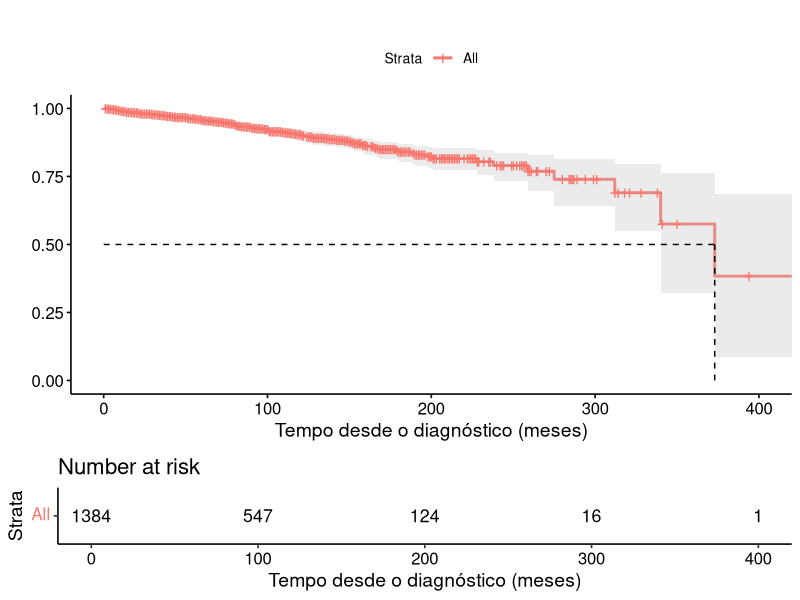
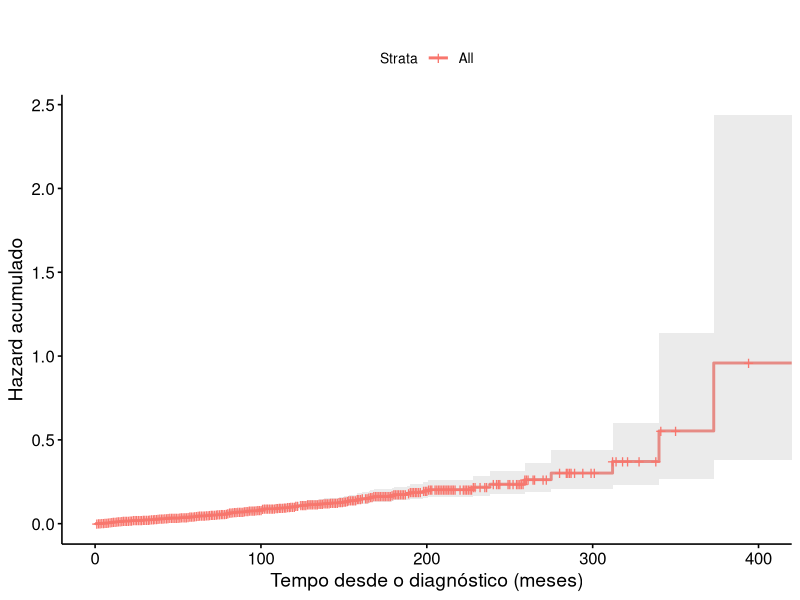
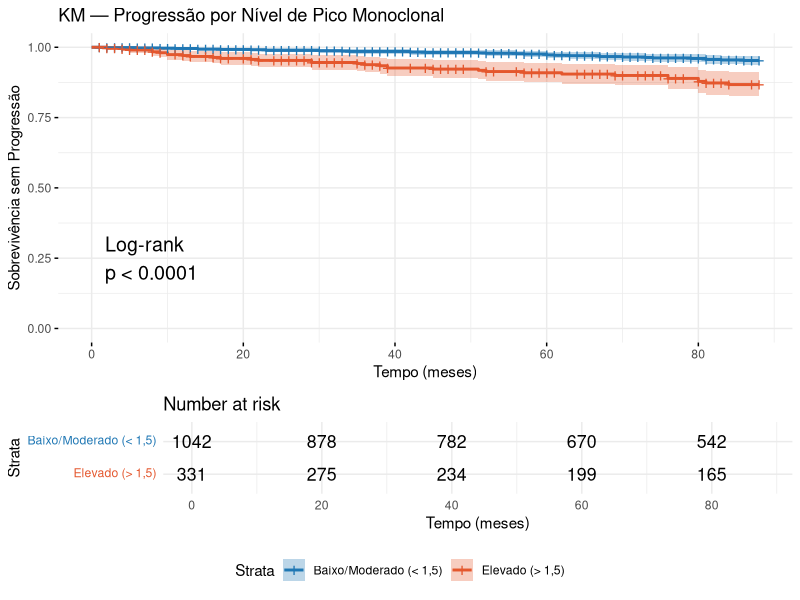
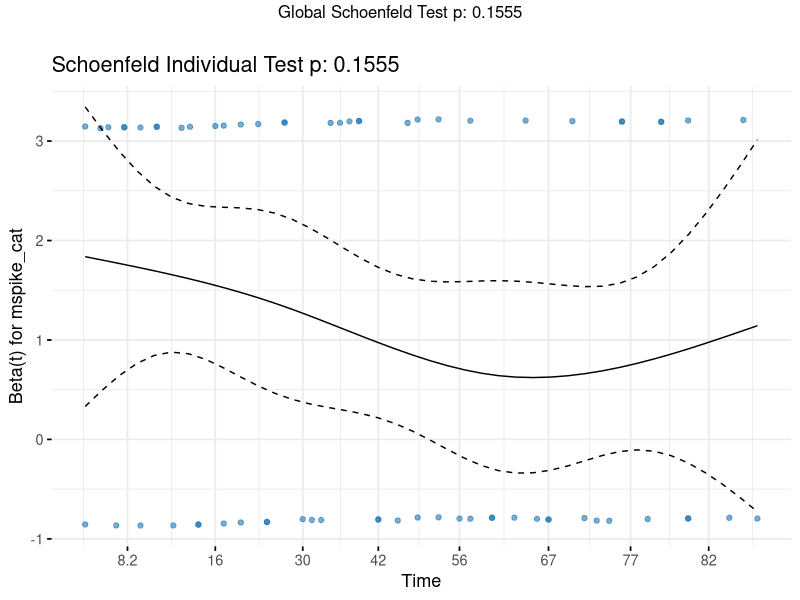
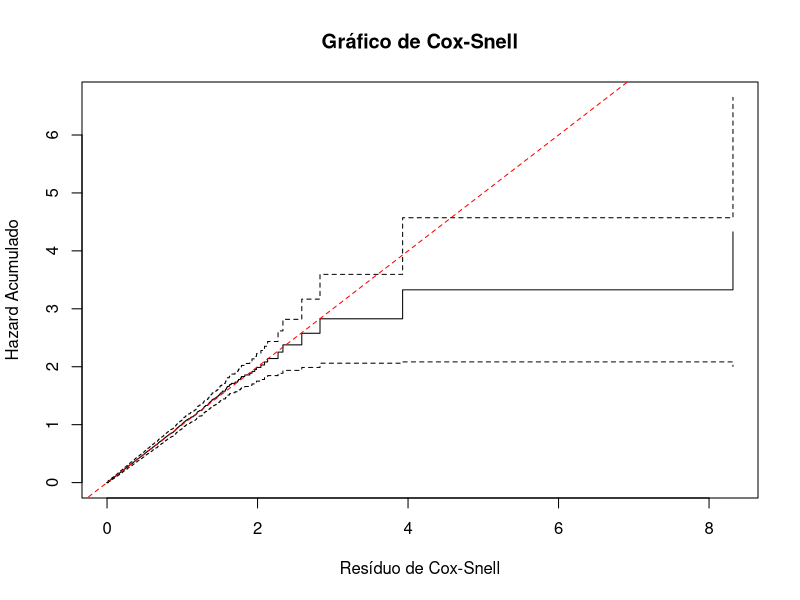
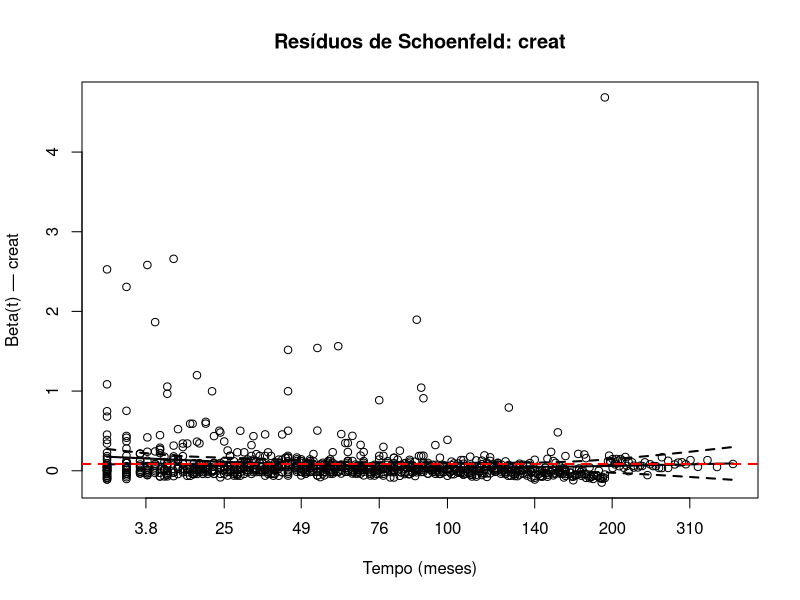
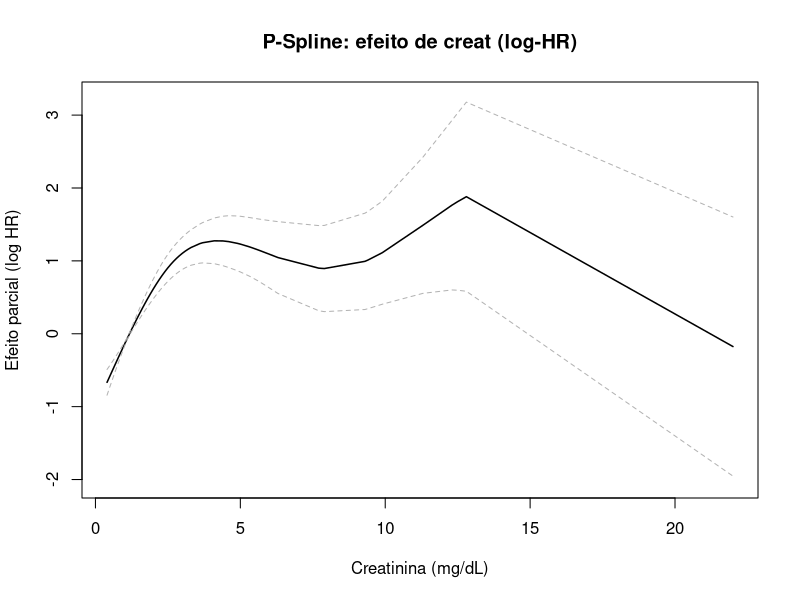
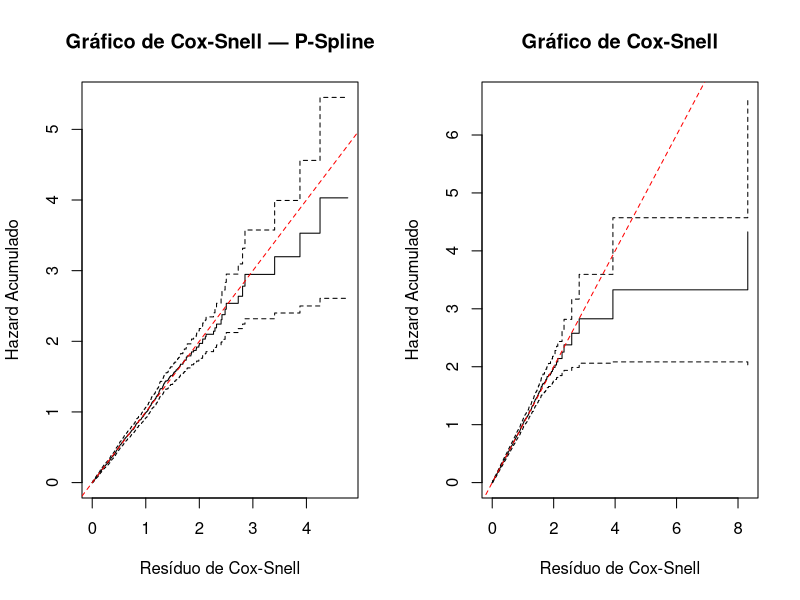

The R script that drew these images, in order:
## ---- chunk 1
knitr::opts_chunk$set(
    echo = TRUE,
    message = FALSE,
    warning = FALSE,
    fig.width = 9,
    fig.height = 5.2,
    dpi = 120
)

set.seed(202605)
library(dplyr)
library(ggplot2)
library(survival)
library(survminer)
library(kableExtra)

kde_colors <- c(
    "#1f77b4", "#e4572e", "#2ca02c", "#7b2cbf",
    "#f2a541", "#17a398", "#4d908e"
)

theme_set(theme_minimal(base_size = 13))

scale_color_kde <- function(...) {
    scale_color_manual(values = kde_colors, ...)
}

scale_fill_kde <- function(...) {
    scale_fill_manual(values = kde_colors, ...)
}
## ---- chunk 2
knitr::kable(head(survival::mgus2))
## ---- chunk 3

dados <- mgus2

cat("Dimensões:", nrow(dados), "observações e", ncol(dados), "variáveis\n")
cat("Eventos observados (pstat = 1):", sum(dados$pstat), "\n")
cat("Censuras (pstat = 0):", sum(dados$pstat == 0), "\n")
cat("Tempo mínimo de seguimento:", min(dados$ptime), "mês(es)\n")
cat("Tempo máximo de seguimento:", max(dados$ptime), "meses\n")
## ---- chunk 4
km <- survfit(Surv(ptime, pstat) ~ 1, data = dados, conf.type = "log-log")
# km
## ---- chunk 5

p_surv <- ggsurvplot(km,
    data       = dados,
    conf.int   = TRUE,
    risk.table = TRUE,
    surv.median.line = "hv",
    xlab       = "Tempo desde o diagnóstico (meses)",
    ylab       = "",
    title      = ""
)

p_surv
## ---- chunk 6
# print(summary(km)$table)

summary(km)$table %>%
  t() %>%
  as.data.frame() %>%
  select(records, events, median, `0.95LCL`, `0.95UCL`) %>%
  rename(
    "Total (N)" = records,
    "Eventos" = events,
    "Mediana (meses)" = median,
    "L. Inf. (95%)" = `0.95LCL`,
    "L. Sup. (95%)" = `0.95UCL`
  ) %>%
  knitr::kable(caption = "Estatísticas descritivas da curva de Kaplan-Meier",
               booktabs = TRUE, align = "c") %>%
  kableExtra::kable_styling(latex_options = c("striped", "hold_position"))

## ---- chunk 7

p_cumhaz <- ggsurvplot(km,
    data       = dados,
    fun        = "cumhaz",
    conf.int   = TRUE,
    risk.table = FALSE,
    xlab       = "Tempo desde o diagnóstico (meses)",
    ylab       = "Hazard acumulado",
    title      = ""
)
print(p_cumhaz)
## ---- chunk 8

km_seg <- survfit(Surv(ptime, 1 - pstat) ~ 1, data = dados, conf.type = "log-log")
# cat("Tempo mediano de seguimento (KM reverso):\n")
# print(summary(km_seg)$table)

summary(km_seg)$table %>%
  t() %>%
  as.data.frame() %>%
  select(records, events, median, `0.95LCL`, `0.95UCL`) %>%
  rename(
    "Total (N)" = records,
    "Eventos" = events,
    "Mediana (meses)" = median,
    "L. Inf. (95%)" = `0.95LCL`,
    "L. Sup. (95%)" = `0.95UCL`
  ) %>%
  knitr::kable(caption = "Estatísticas descritivas do KM Reverso",
               booktabs = TRUE, align = "c") %>%
  kableExtra::kable_styling(latex_options = c("striped", "hold_position"))
## ---- chunk 9
est_5a <- summary(km, times = 60)
## ---- chunk 10

data("mgus2", package = "survival")

km_seguimento <- survfit(Surv(ptime, 1 - pstat) ~ 1, data = mgus2)
tempo_mediano_seguimento <- summary(km_seguimento)$table["median"]

tempo_corte <- tempo_mediano_seguimento

# Truncamento à direita no tempo mediano de seguimento
mgus2$ptime_trunc <- pmin(mgus2$ptime, tempo_corte)
mgus2$pstat_trunc <- ifelse(mgus2$ptime <= tempo_corte, mgus2$pstat, 0)

cat("Progressões observadas dentro do período:", sum(mgus2$pstat_trunc), "\n")
cat("Censurados ao tempo de corte:", sum(mgus2$ptime_trunc == tempo_corte & mgus2$pstat_trunc == 0), "\n")



## ---- chunk 11
summary(mgus2$mspike)
## ---- chunk 12
ponto_corte_mspike <- 1.5

mgus2$mspike_cat <- factor(
    ifelse(mgus2$mspike <= ponto_corte_mspike, "Baixo/Moderado (<=1.5)", "Elevado (>1.5)"),
    levels = c("Baixo/Moderado (<=1.5)", "Elevado (>1.5)")
)

# Remover NAs de mspike para as análises
dados_analise <- subset(mgus2, !is.na(mspike_cat))

table(dados_analise$mspike_cat) %>%
 as.data.frame() %>%
  rename("Categoria" = Var1, "N" = Freq) %>%
  knitr::kable(caption = "Distribuição dos pacientes por nível de pico monoclonal", booktabs =
          TRUE) %>%
  kableExtra::kable_styling(latex_options = "hold_position")

## ---- chunk 13
km_mspike <- survfit(Surv(ptime_trunc, pstat_trunc) ~ mspike_cat, data = dados_analise)

ggsurvplot(
    km_mspike,
    data = dados_analise,
    pval = TRUE,
    pval.method = TRUE,
    conf.int = TRUE,
    risk.table = TRUE,
    risk.table.height = 0.28,
    palette = c(kde_colors[1], kde_colors[2]),
    title = "KM — Progressão por Nível de Pico Monoclonal",
    xlab = "Tempo (meses)",
    ylab = "Sobrevivência sem Progressão",
    legend = "bottom",
    legend.labs = c("Baixo/Moderado (< 1,5)", "Elevado (> 1,5)"),
    ggtheme = theme_minimal(base_size = 11),
    xlim = c(0, tempo_corte)
)

## ---- chunk 14

km_res <- summary(km_mspike, times = c(12, 24, 60, 88))

data.frame(
    Categoria     = sub("mspike_cat=", "", as.character(km_res$strata)),
    Tempo_meses   = km_res$time,
    S_estimada    = round(km_res$surv, 4),
    IC_95_inf     = round(km_res$lower, 4),
    IC_95_sup     = round(km_res$upper, 4),
    N_em_risco    = km_res$n.risk,
    N_eventos     = km_res$n.event
)
## ---- chunk 15
logrank_test <- survdiff(Surv(ptime_trunc, pstat_trunc) ~ mspike_cat, data = dados_analise)
print(logrank_test)
## ---- chunk 16
cox_mspike <- coxph(Surv(ptime_trunc, pstat_trunc) ~ mspike_cat, data = dados_analise)
summary(cox_mspike)
## ---- chunk 17
cox_zph <- cox.zph(cox_mspike)
print(cox_zph)
ggcoxzph(cox_zph,
    point.col = kde_colors[1],
    point.size = 1.5,
    point.alpha = 0.6,
    ggtheme = theme_minimal(base_size = 13)
)
## ---- chunk 18
data("mgus2")

mgus2_creat <- mgus2[!is.na(mgus2$creat), ]

# Modelos
m0 <- coxph(Surv(futime, death) ~ 1,     data = mgus2_creat)
m1 <- coxph(Surv(futime, death) ~ creat, data = mgus2_creat)

# Resultado do modelo
summary(m1)
anova(m0, m1)

## ---- chunk 19
res_cs <- mgus2_creat$death - residuals(m1, type = "martingale")

km_cs <- survfit(Surv(res_cs, mgus2_creat$death) ~ 1)

plot(km_cs, fun = "cumhaz",
     xlab = "Resíduo de Cox-Snell",
     ylab = "Hazard Acumulado",
     main = "Gráfico de Cox-Snell")
abline(0, 1, col = "red", lty = 2)
## ---- chunk 20
ph_test <- cox.zph(m1)

plot(ph_test,
     col  = "black",
     lwd  = 2,
     xlab = "Tempo (meses)",
     ylab = "Beta(t) — creat",
     main = "Resíduos de Schoenfeld: creat")
abline(h   = coef(m1)["creat"],
       col = "red",
       lty = 2,
       lwd = 2)
## ---- chunk 21
m2 <- coxph(Surv(futime, death) ~ pspline(creat, df = 4), data = mgus2_creat)
summary(m2)
## ---- chunk 22

termplot(m2, term = 1, se = TRUE,
         col.term = "black",
         col.se   = "gray70",
         xlab     = "Creatinina (mg/dL)",
         ylab     = "Efeito parcial (log HR)",
         main     = "P-Spline: efeito de creat (log-HR)")
## ---- chunk 23
par(mfrow=c(1, 2))
res_cs_m2 <- mgus2_creat$death - residuals(m2, type = "martingale")

km_cs_m2 <- survfit(Surv(res_cs_m2, mgus2_creat$death) ~ 1)

plot(km_cs_m2, fun = "cumhaz",
     xlab = "Resíduo de Cox-Snell",
     ylab = "Hazard Acumulado",
     main = "Gráfico de Cox-Snell — P-Spline")
abline(0, 1, col = "red", lty = 2)


plot(km_cs, fun = "cumhaz",
     xlab = "Resíduo de Cox-Snell",
     ylab = "Hazard Acumulado",
     main = "Gráfico de Cox-Snell")
abline(0, 1, col = "red", lty = 2)
## ---- chunk 24
# Preparar a base garantindo a mesma amostra para os dois modelos (complete cases)
dados_conf <- subset(mgus2, !is.na(mspike) & !is.na(creat))

# 1. Modelo Bruto (apenas mspike)
mod_bruto <- coxph(Surv(ptime, pstat) ~ mspike, data = dados_conf)

# 2. Modelo Ajustado (mspike + creat)
mod_ajustado <- coxph(Surv(ptime, pstat) ~ mspike + creat, data = dados_conf)

# Extração dos coeficientes (Beta) para mspike
beta_bruto <- coef(mod_bruto)["mspike"]
beta_ajustado <- coef(mod_ajustado)["mspike"]

# Cálculo da Variação Percentual Relativa (Delta Beta)
delta_beta <- abs((beta_ajustado - beta_bruto) / beta_bruto) * 100

# Exibição dos resultados em tabela
tabela_conf <- data.frame(
  Modelo = c("Bruto (apenas mspike)", "Ajustado (mspike + creat)"),
  Beta = c(beta_bruto, beta_ajustado),
  HR = c(exp(beta_bruto), exp(beta_ajustado)),
  p_valor = c(summary(mod_bruto)$coefficients["mspike", "Pr(>|z|)"],
              summary(mod_ajustado)$coefficients["mspike", "Pr(>|z|)"])
)

knitr::kable(tabela_conf, digits = 4,
             row.names = FALSE,
             caption = "Comparação dos efeitos do mspike com e sem ajuste para creatinina",
             booktabs = TRUE, align = "c") %>%
  kableExtra::kable_styling(latex_options = c("striped", "hold_position"))

## ---- chunk 25
# Preparar a base garantindo a mesma amostra para as análises (complete cases)
# Utilizando as variáveis criadas no Item 3 (ptime_trunc, pstat_trunc, mspike_cat)
dados_conf <- subset(dados_analise, !is.na(creat))

# ---------------------------------------------------------
# Condição 1: Associação entre creat e o desfecho (progressão)
# ---------------------------------------------------------
mod_creat_desfecho <- coxph(Surv(ptime_trunc, pstat_trunc) ~ creat, data = dados_conf)
res_cond1 <- summary(mod_creat_desfecho)

# ---------------------------------------------------------
# Condição 2: Associação entre creat e a exposição (mspike_cat)
# ---------------------------------------------------------
# Teste de Wilcoxon-Mann-Whitney (já que creat é contínua e mspike_cat é dicotômica)
teste_assoc <- wilcox.test(creat ~ mspike_cat, data = dados_conf)

# ---------------------------------------------------------
# Condição 3: Comparação de Modelos (Quantificação do Confundimento)
# ---------------------------------------------------------
# Modelo Bruto
mod_bruto <- coxph(Surv(ptime_trunc, pstat_trunc) ~ mspike_cat, data = dados_conf)

# Modelo Ajustado
mod_ajustado <- coxph(Surv(ptime_trunc, pstat_trunc) ~ mspike_cat + creat, data = dados_conf)

# Extração dos coeficientes (Beta) para mspike_cat (nível Elevado)
beta_bruto <- coef(mod_bruto)["mspike_catElevado (>1.5)"]
beta_ajustado <- coef(mod_ajustado)["mspike_catElevado (>1.5)"]

# Cálculo da Variação Percentual Relativa (Delta Beta)
delta_beta <- abs((beta_ajustado - beta_bruto) / beta_bruto) * 100

## ---- chunk 26
cat("HR da Creatinina:", round(exp(coef(mod_creat_desfecho)), 3), "\n")
cat("Valor-p:", round(res_cond1$coefficients[,"Pr(>|z|)"], 4), "\n")
## ---- chunk 27
cat("Teste de Wilcoxon-Mann-Whitney (Valor-p):", round(teste_assoc$p.value, 4), "\n")
## ---- chunk 28
tabela_conf <- data.frame(
  Modelo = c("Bruto (apenas mspike_cat)", "Ajustado (mspike_cat + creat)"),
  Beta = c(beta_bruto, beta_ajustado),
  HR = c(exp(beta_bruto), exp(beta_ajustado)),
  p_valor = c(summary(mod_bruto)$coefficients["mspike_catElevado (>1.5)", "Pr(>|z|)"],
              summary(mod_ajustado)$coefficients["mspike_catElevado (>1.5)", "Pr(>|z|)"])
)

knitr::kable(tabela_conf, digits = 4,
             row.names = FALSE,
             caption = "Comparação dos efeitos do mspike_cat com e sem ajuste para creatinina",
             booktabs = TRUE, align = "c") %>%
  kableExtra::kable_styling(latex_options = c("striped", "hold_position"))
